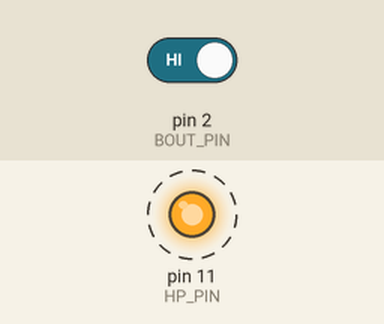
Simulated run of this sketch. Board: Arduino Uno, built with avr-gcc and run on an emulated ATmega328P. Shown: output pins drawn as LEDs (lit = HIGH). Dashed ring = blinking. The inputs (shaded band) are chosen by the test bench; at power-on: pin 2 (BOUT_PIN) HIGH. What the sketch prints to the serial monitor is not drawn.

Above: at 1.25 s.
1.3 s: pin 2 (BOUT_PIN) driven LOW
Timing chart, 0 to 10.3 s (numbered marks = the images above; inputs shaded):
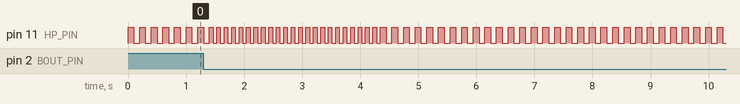

The sketch:

CompteTourVelo_SOn.ino
```cpp
const int BOUT_PIN=2;
const int HP_PIN=11;


int N=20; //diviseur de dt pour répétition clic

unsigned long t0=0;
unsigned long dt=1000000;
const int DT_RALENTI=2000;
int timeRepeat=DT_RALENTI/2/N;


void setup() {
pinMode(BOUT_PIN,INPUT);
pinMode(HP_PIN,OUTPUT);
attachInterrupt(digitalPinToInterrupt(BOUT_PIN), chrono, FALLING);

Serial.begin(9600);
}

void loop() {

if ((millis()-t0)>3000){dt=DT_RALENTI;}

if (dt<2000){timeRepeat=dt/2/N;}
else {timeRepeat=DT_RALENTI/2/N;}

digitalWrite(HP_PIN,HIGH);
delay(2*timeRepeat);
digitalWrite(HP_PIN,LOW);
delay(2*timeRepeat);
}

void chrono(){
  unsigned long dtTest=millis()-t0;
  if (dtTest>20){
    dt=dtTest;
    Serial.println(dt);
    t0=millis();
    }
}
```

Measured:
- by itself, pin 11 (HP_PIN): alternates HIGH for 0.10 s and LOW for 0.10 s
